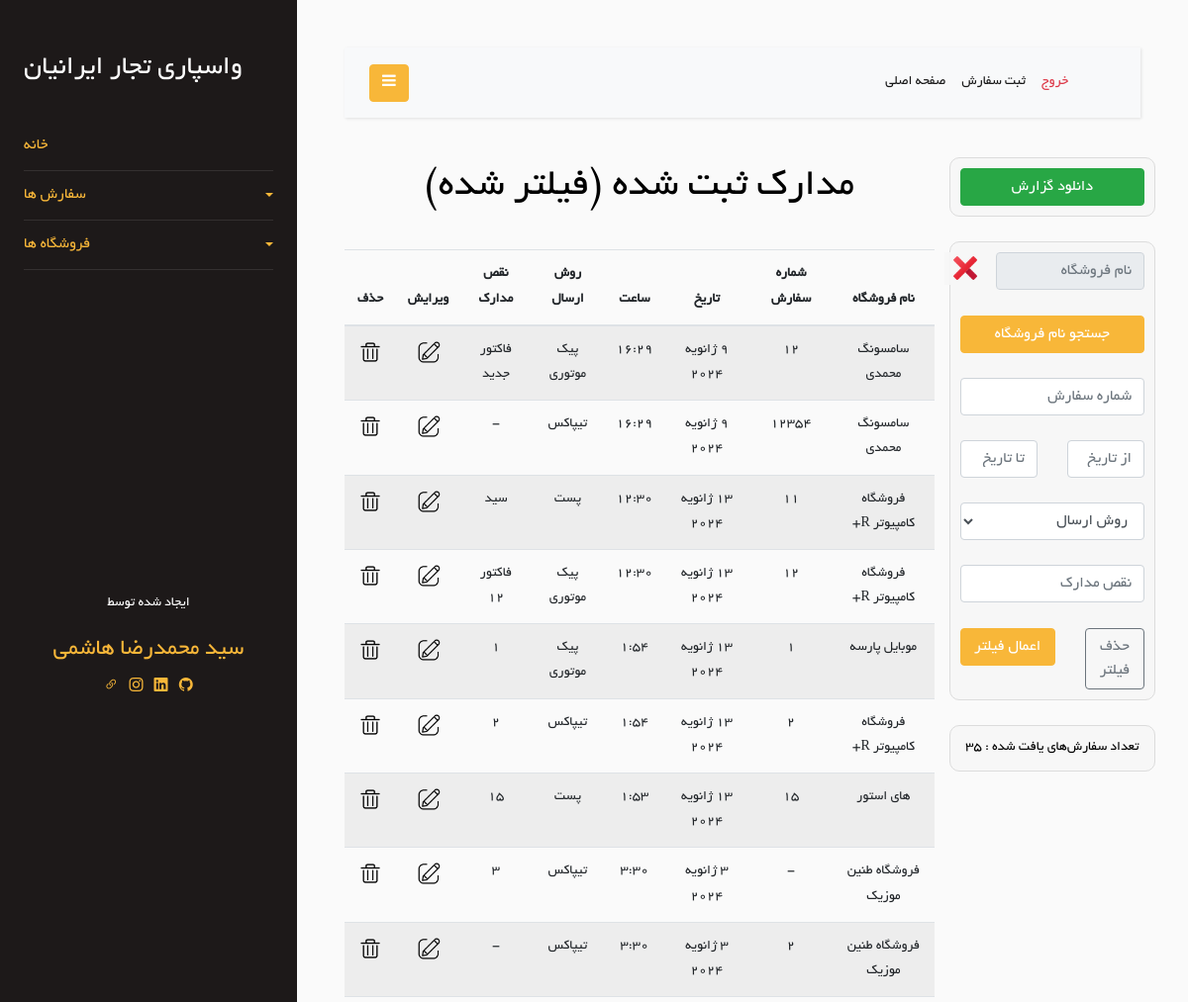
Before: /Order/filter_orders (signed in, upper part) with the older database file.
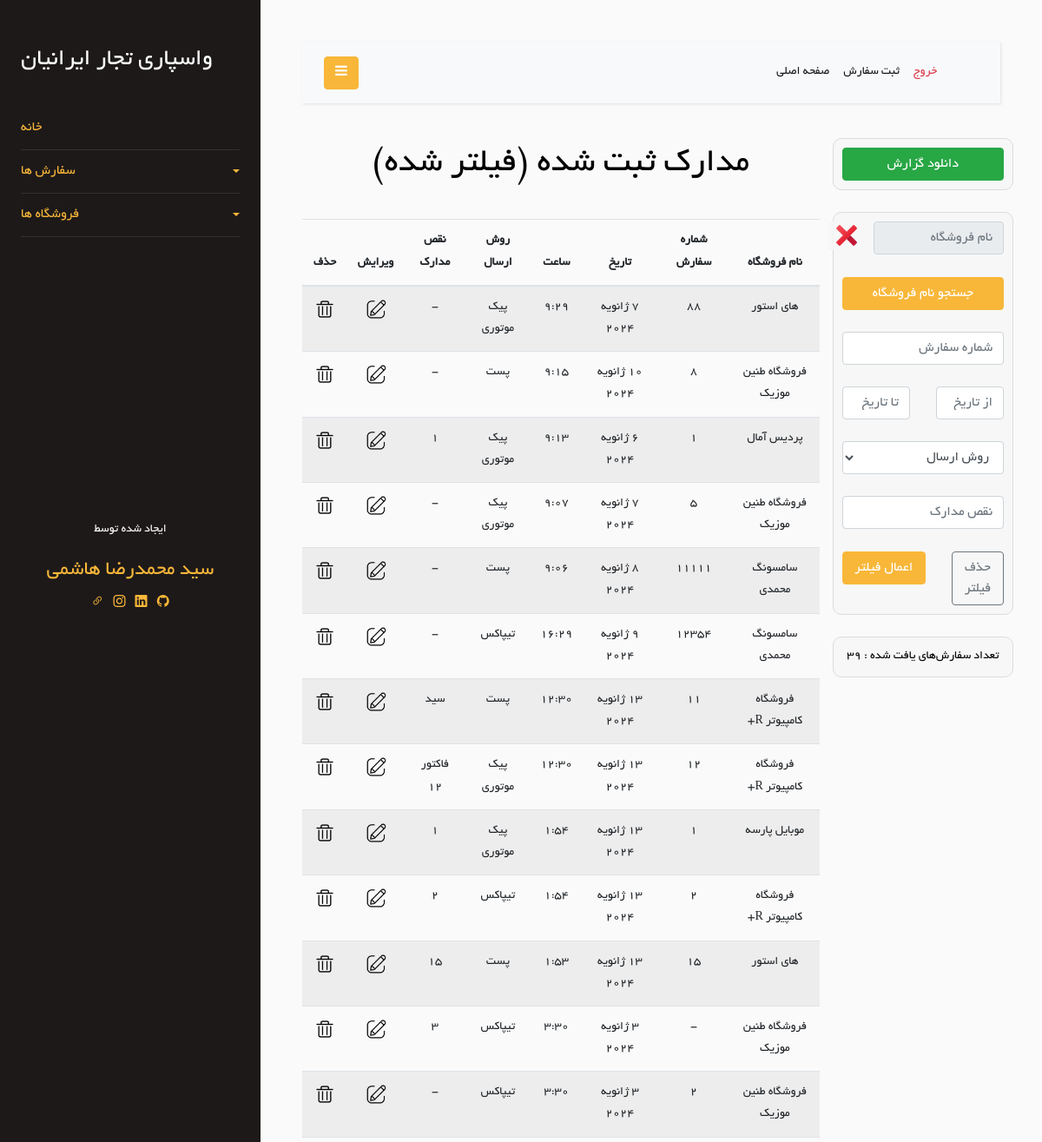
After: the same page with the newer database file.
### Order/models.py (models this page shows)
class Order(models.Model):
    store = models.ForeignKey(Store, on_delete=models.CASCADE)
    order_number = models.TextField(blank=True, null=True)
    shipping_method = models.ForeignKey(ShippingMethod, on_delete=models.CASCADE, null=True, blank=True)
    date = models.DateField(null=True, blank=True)
    time = models.TimeField(null=True, blank=True)
    document_defects = models.CharField(max_length=200, blank=True, null=True)
    is_delete = models.BooleanField(default=False)
    class Meta:
        verbose_name = "Order"

class ShippingMethod(models.Model):
    en_name = models.CharField(max_length=20)
    fa_name = models.CharField(max_length=20)
    def __str__(self):
        return self.fa_name
    class Meta:
        verbose_name = "Shipping Method"
    class Meta:
        verbose_name = 'Shipping Method'

### Store/models.py (models this page shows, shortened)
class Store(models.Model):
    store_name = models.CharField(max_length=100)
    is_active = models.BooleanField(default=True)
    is_delete = models.BooleanField(default=False)
    class Meta:
        db_table = 'Store'

### Order/views.py (the view)
# urls.py: path('filter_orders', views.filter_orders, name='filter_orders'),
@login_required
def filter_orders(request: HttpRequest):
    is_filter = True
    filter_order = filterOrderForm(request.POST)
    stores = Store.objects.all()
    if filter_order.is_valid():
        store_name = filter_order.cleaned_data.get('store_name')
        order_number = filter_order.cleaned_data['order_number']
        from_date = filter_order.cleaned_data['from_date']
        if from_date != '':
            from_date = jalali_to_gregorian(from_date)
        to_date = filter_order.cleaned_data['to_date']
        if to_date != '':
            to_date = jalali_to_gregorian(to_date)
        shipping_method = filter_order.cleaned_data['shipping_method']
        document_defects = filter_order.cleaned_data['document_defects']
        orders = Order.objects.filter(
            Q(is_delete=False),
            Q(store_id=store_name) if store_name else Q(),
            Q(order_number=order_number) if order_number else Q(),
            Q(date__gte=from_date) if from_date else Q(),
            Q(date__lte=to_date) if to_date else Q(),
            Q(shipping_method=shipping_method) if shipping_method else Q(),
            Q(document_defects__contains=document_defects) if document_defects else Q(),
        ).order_by('-id')
        orders_len = len(orders)
        context = {
            'orders': orders,
            'FilterOrderForm': filter_order,
            'stores': stores,
            'is_filter': is_filter,
            'store_name': store_name,
            'order_number': order_number,
            'from_date': from_date,
            'to_date': to_date,
            'shipping_method': shipping_method,
            'document_defects': document_defects,
            'orders_len': orders_len,
        }
        return render(request, 'Order/show-orders.html', context)

### Order/templates/Order/show-orders.html (shortened to what the changed rows need)
{% extends 'base/layout.html' %}
{% load static %}
{% load jformat %}
{% block header-link %}
    <link rel="stylesheet" href="{% static 'css/Order/show-orders.css' %}"/>
{% endblock %}
{% block mian %}
    <div class="row">
        <div class="col-md-3 text-center">
            <br/>
            <br/>
            <div class="row">
                <div class="col-12 action_box">
                    <p style="margin: 0; color: black">تعداد سفارش‌های یافت شده : {{ orders_len }}</p>
                </div>
            </div>
            <br/>
            <br/>
        </div>
        <div class="col-md-9 text-center">
            <h1>مدارک ثبت شده{% if is_filter %} (فیلتر شده) {% endif %}</h1>
            <br/>
            <div class="row">
                <div class="col-12">
                    <div class="table-responsive">
                        <table class="table table-striped">
                            <thead>
                            <tr>
                                <th>نام فروشگاه</th>
                                <th>شماره سفارش</th>
                                <th>تاریخ</th>
                                <th>ساعت</th>
                                <th>روش ارسال</th>
                                <th>نقص مدارک</th>
                                <th>ویرایش</th>
                                <th>حذف</th>
                            </tr>
                            </thead>
                            <tbody>
                            {% for order in orders %}
                                <tr>
                                    <td>{{ order.store.store_name }}</td>
                                    {% if order.order_number %}
                                        <td>{{ order.order_number }}</td>
                                    {% else %}
                                        <td>-</td>
                                    {% endif %}
                                    <td>
                                        {{ order.date|jformat:"%d / %m / %Y" }}
                                    </td>
                                    <td>{{ order.time }}</td>
                                    <td>{{ order.shipping_method }}</td>
                                    {% if order.document_defects %}
                                        <td>{{ order.document_defects }}</td>
                                    {% else %}
                                        <td>-</td>
                                    {% endif %}
                                    <td>
                                        <a href="{% url 'update_order' order_id=order.id %}">
                                            <img class="icon" src="{% static 'Order/image/edit-icon.png' %}"/>
                                        </a>
                                    </td>
                                    <td>
                                        <a href="{% url 'delete_order' order_id=order.id %}" onclick="confirmDelete(event)">
                                            <img class="icon" src="{% static 'Order/image/delete-icon.png' %}"/>
                                        </a>
                                    </td>
                                </tr>
                            {% endfor %}
                            </tbody>
                        </table>
                    </div>
                </div>
            </div>
        </div>
    </div>
{% endblock %}

Changed rows visible on the page:
no longer on this page (row edited): Order: store.store_name "سامسونگ محمدی", order_number "12", date|jformat "9 ژانویه 2024", time "16:29", shipping_method "پیک موتوری", document_defects "فاکتور جدید"
added Order: store.store_name "های استور", order_number "88", date|jformat "7 ژانویه 2024", time "9:29", shipping_method "پیک موتوری"
added Order: store.store_name "فروشگاه طنین موزیک", order_number "8", date|jformat "10 ژانویه 2024", time "9:15", shipping_method "پست"
added Order: store.store_name "پردیس آمال", order_number "1", date|jformat "6 ژانویه 2024", time "9:13", shipping_method "پیک موتوری", document_defects "1"
added Order: store.store_name "فروشگاه طنین موزیک", order_number "5", date|jformat "7 ژانویه 2024", time "9:07", shipping_method "پیک موتوری"
added Order: store.store_name "سامسونگ محمدی", order_number "11111", date|jformat "8 ژانویه 2024", time "9:06", shipping_method "پست"
Other visible differences:
{{ orders_len }}: "35" → "39"
